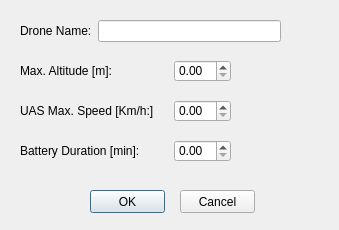
<?xml version="1.0" encoding="UTF-8"?>
<ui version="4.0">
 <class>Dialog</class>
 <widget class="QDialog" name="Dialog">
  <property name="geometry">
   <rect>
    <x>0</x>
    <y>0</y>
    <width>339</width>
    <height>230</height>
   </rect>
  </property>
  <property name="windowTitle">
   <string>Drone</string>
  </property>
  <widget class="QWidget" name="layoutWidget">
   <property name="geometry">
    <rect>
     <x>20</x>
     <y>20</y>
     <width>261</width>
     <height>22</height>
    </rect>
   </property>
   <layout class="QHBoxLayout" name="horizontalLayout_2">
    <item>
     <widget class="QLabel" name="label">
      <property name="text">
       <string>Drone Name:</string>
      </property>
     </widget>
    </item>
    <item>
     <widget class="QLineEdit" name="i_name"/>
    </item>
   </layout>
  </widget>
  <widget class="QWidget" name="layoutWidget">
   <property name="geometry">
    <rect>
     <x>20</x>
     <y>60</y>
     <width>211</width>
     <height>22</height>
    </rect>
   </property>
   <layout class="QHBoxLayout" name="horizontalLayout_3">
    <item>
     <widget class="QLabel" name="label_2">
      <property name="text">
       <string>Max. Altitude [m]:</string>
      </property>
     </widget>
    </item>
    <item>
     <spacer name="horizontalSpacer_3">
      <property name="orientation">
       <enum>Qt::Horizontal</enum>
      </property>
      <property name="sizeHint" stdset="0">
       <size>
        <width>40</width>
        <height>20</height>
       </size>
      </property>
     </spacer>
    </item>
    <item>
     <widget class="QDoubleSpinBox" name="sb_altitude"/>
    </item>
   </layout>
  </widget>
  <widget class="QWidget" name="layoutWidget">
   <property name="geometry">
    <rect>
     <x>20</x>
     <y>100</y>
     <width>211</width>
     <height>22</height>
    </rect>
   </property>
   <layout class="QHBoxLayout" name="horizontalLayout_4">
    <item>
     <widget class="QLabel" name="label_3">
      <property name="text">
       <string>UAS Max. Speed [Km/h:]</string>
      </property>
     </widget>
    </item>
    <item>
     <spacer name="horizontalSpacer_2">
      <property name="orientation">
       <enum>Qt::Horizontal</enum>
      </property>
      <property name="sizeHint" stdset="0">
       <size>
        <width>40</width>
        <height>20</height>
       </size>
      </property>
     </spacer>
    </item>
    <item>
     <widget class="QDoubleSpinBox" name="sb_speed"/>
    </item>
   </layout>
  </widget>
  <widget class="QWidget" name="layoutWidget">
   <property name="geometry">
    <rect>
     <x>20</x>
     <y>140</y>
     <width>211</width>
     <height>22</height>
    </rect>
   </property>
   <layout class="QHBoxLayout" name="horizontalLayout_5">
    <item>
     <widget class="QLabel" name="label_4">
      <property name="text">
       <string>Battery Duration [min]:</string>
      </property>
     </widget>
    </item>
    <item>
     <spacer name="horizontalSpacer">
      <property name="orientation">
       <enum>Qt::Horizontal</enum>
      </property>
      <property name="sizeHint" stdset="0">
       <size>
        <width>40</width>
        <height>20</height>
       </size>
      </property>
     </spacer>
    </item>
    <item>
     <widget class="QDoubleSpinBox" name="sb_battery"/>
    </item>
   </layout>
  </widget>
  <widget class="QPushButton" name="pb_okdrone">
   <property name="geometry">
    <rect>
     <x>90</x>
     <y>190</y>
     <width>75</width>
     <height>23</height>
    </rect>
   </property>
   <property name="text">
    <string>OK</string>
   </property>
  </widget>
  <widget class="QPushButton" name="pb_close">
   <property name="geometry">
    <rect>
     <x>180</x>
     <y>190</y>
     <width>75</width>
     <height>23</height>
    </rect>
   </property>
   <property name="text">
    <string>Cancel</string>
   </property>
  </widget>
 </widget>
 <resources/>
 <connections/>
</ui>
